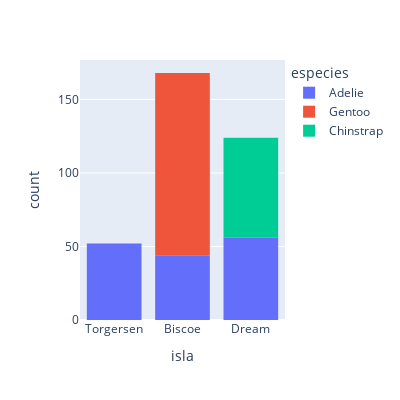

The notebook cell this image was saved under:
### Code cell
fig=px.histogram(datos, 
                x='isla',
                color='especies',
                 width=400,
                height=400)
fig.show()

### Figure 1 — Plotly figure (JSON) as saved in the notebook; plotly's stock layout.template omitted (floating-point values rounded to 4 significant figures; data arrays with more than 128 entries replaced by an {"elided": "..."} marker saying what was removed)
{"data": [{"alignmentgroup": "True", "bingroup": "x", "hovertemplate": "especies=Adelie<br>isla=%{x}<br>count=%{y}<extra></extra>", "legendgroup": "Adelie", "marker": {"color": "#636efa", "pattern": {"shape": ""}}, "name": "Adelie", "offsetgroup": "Adelie", "orientation": "v", "showlegend": true, "type": "histogram", "x": {"elided": "152 str values"}, "xaxis": "x", "yaxis": "y"}, {"alignmentgroup": "True", "bingroup": "x", "hovertemplate": "especies=Gentoo<br>isla=%{x}<br>count=%{y}<extra></extra>", "legendgroup": "Gentoo", "marker": {"color": "#EF553B", "pattern": {"shape": ""}}, "name": "Gentoo", "offsetgroup": "Gentoo", "orientation": "v", "showlegend": true, "type": "histogram", "x": ["Biscoe", "Biscoe", "Biscoe", "Biscoe", "Biscoe", "Biscoe", "Biscoe", "Biscoe", "Biscoe", "Biscoe", "Biscoe", "Biscoe", "Biscoe", "Biscoe", "Biscoe", "Biscoe", "Biscoe", "Biscoe", "Biscoe", "Biscoe", "Biscoe", "Biscoe", "Biscoe", "Biscoe", "Biscoe", "Biscoe", "Biscoe", "Biscoe", "Biscoe", "Biscoe", "Biscoe", "Biscoe", "Biscoe", "Biscoe", "Biscoe", "Biscoe", "Biscoe", "Biscoe", "Biscoe", "Biscoe", "Biscoe", "Biscoe", "Biscoe", "Biscoe", "Biscoe", "Biscoe", "Biscoe", "Biscoe", "Biscoe", "Biscoe", "Biscoe", "Biscoe", "Biscoe", "Biscoe", "Biscoe", "Biscoe", "Biscoe", "Biscoe", "Biscoe", "Biscoe", "Biscoe", "Biscoe", "Biscoe", "Biscoe", "Biscoe", "Biscoe", "Biscoe", "Biscoe", "Biscoe", "Biscoe", "Biscoe", "Biscoe", "Biscoe", "Biscoe", "Biscoe", "Biscoe", "Biscoe", "Biscoe", "Biscoe", "Biscoe", "Biscoe", "Biscoe", "Biscoe", "Biscoe", "Biscoe", "Biscoe", "Biscoe", "Biscoe", "Biscoe", "Biscoe", "Biscoe", "Biscoe", "Biscoe", "Biscoe", "Biscoe", "Biscoe", "Biscoe", "Biscoe", "Biscoe", "Biscoe", "Biscoe", "Biscoe", "Biscoe", "Biscoe", "Biscoe", "Biscoe", "Biscoe", "Biscoe", "Biscoe", "Biscoe", "Biscoe", "Biscoe", "Biscoe", "Biscoe", "Biscoe", "Biscoe", "Biscoe", "Biscoe", "Biscoe", "Biscoe", "Biscoe", "Biscoe", "Biscoe", "Biscoe"], "xaxis": "x", "yaxis": "y"}, {"alignmentgroup": "True", "bingroup": "x", "hovertemplate": "especies=Chinstrap<br>isla=%{x}<br>count=%{y}<extra></extra>", "legendgroup": "Chinstrap", "marker": {"color": "#00cc96", "pattern": {"shape": ""}}, "name": "Chinstrap", "offsetgroup": "Chinstrap", "orientation": "v", "showlegend": true, "type": "histogram", "x": ["Dream", "Dream", "Dream", "Dream", "Dream", "Dream", "Dream", "Dream", "Dream", "Dream", "Dream", "Dream", "Dream", "Dream", "Dream", "Dream", "Dream", "Dream", "Dream", "Dream", "Dream", "Dream", "Dream", "Dream", "Dream", "Dream", "Dream", "Dream", "Dream", "Dream", "Dream", "Dream", "Dream", "Dream", "Dream", "Dream", "Dream", "Dream", "Dream", "Dream", "Dream", "Dream", "Dream", "Dream", "Dream", "Dream", "Dream", "Dream", "Dream", "Dream", "Dream", "Dream", "Dream", "Dream", "Dream", "Dream", "Dream", "Dream", "Dream", "Dream", "Dream", "Dream", "Dream", "Dream", "Dream", "Dream", "Dream", "Dream"], "xaxis": "x", "yaxis": "y"}], "layout": {"barmode": "relative", "height": 400, "legend": {"title": {"text": "especies"}, "tracegroupgap": 0}, "margin": {"t": 60}, "width": 400, "xaxis": {"anchor": "y", "domain": [0, 1], "title": {"text": "isla"}}, "yaxis": {"anchor": "x", "domain": [0, 1], "title": {"text": "count"}}}}
